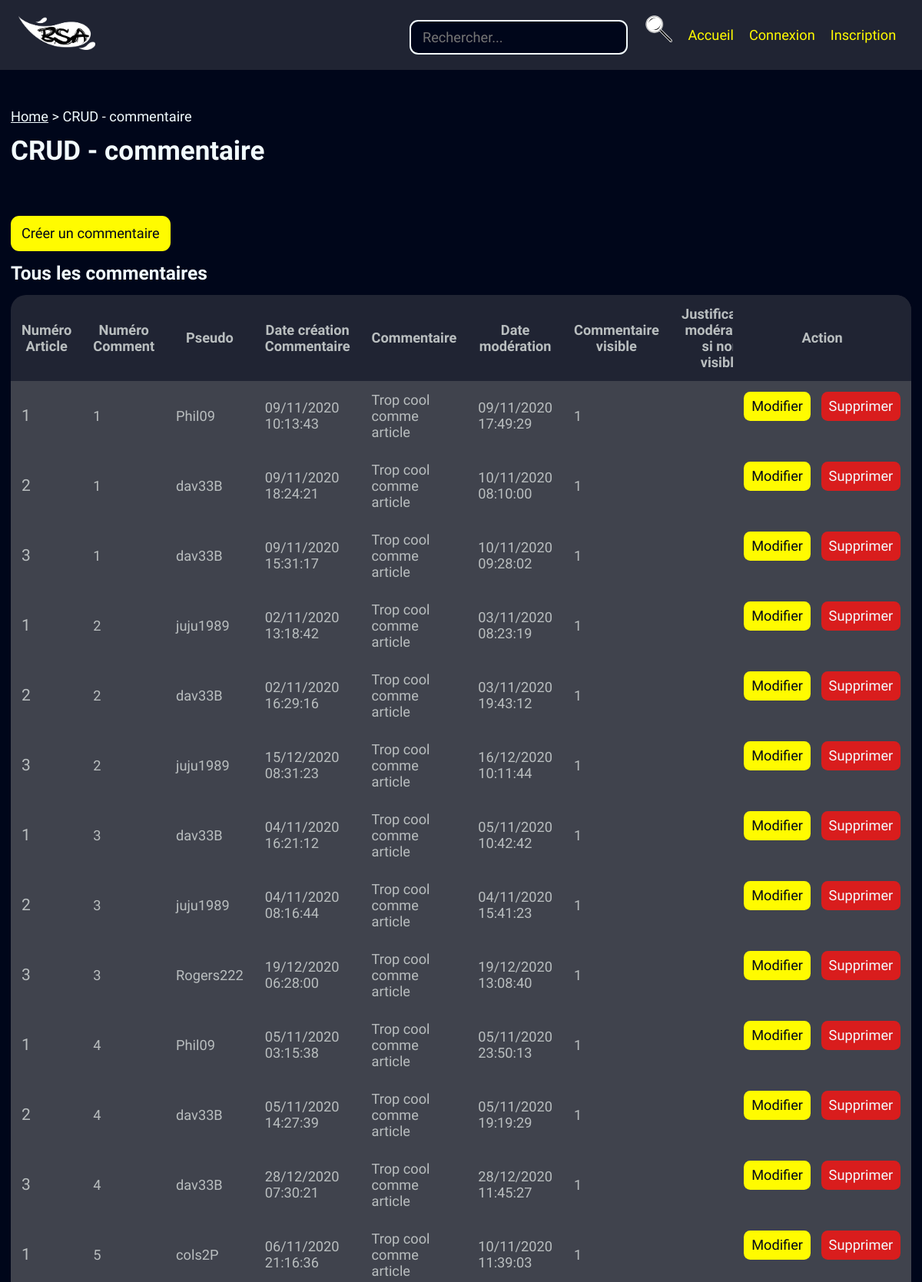
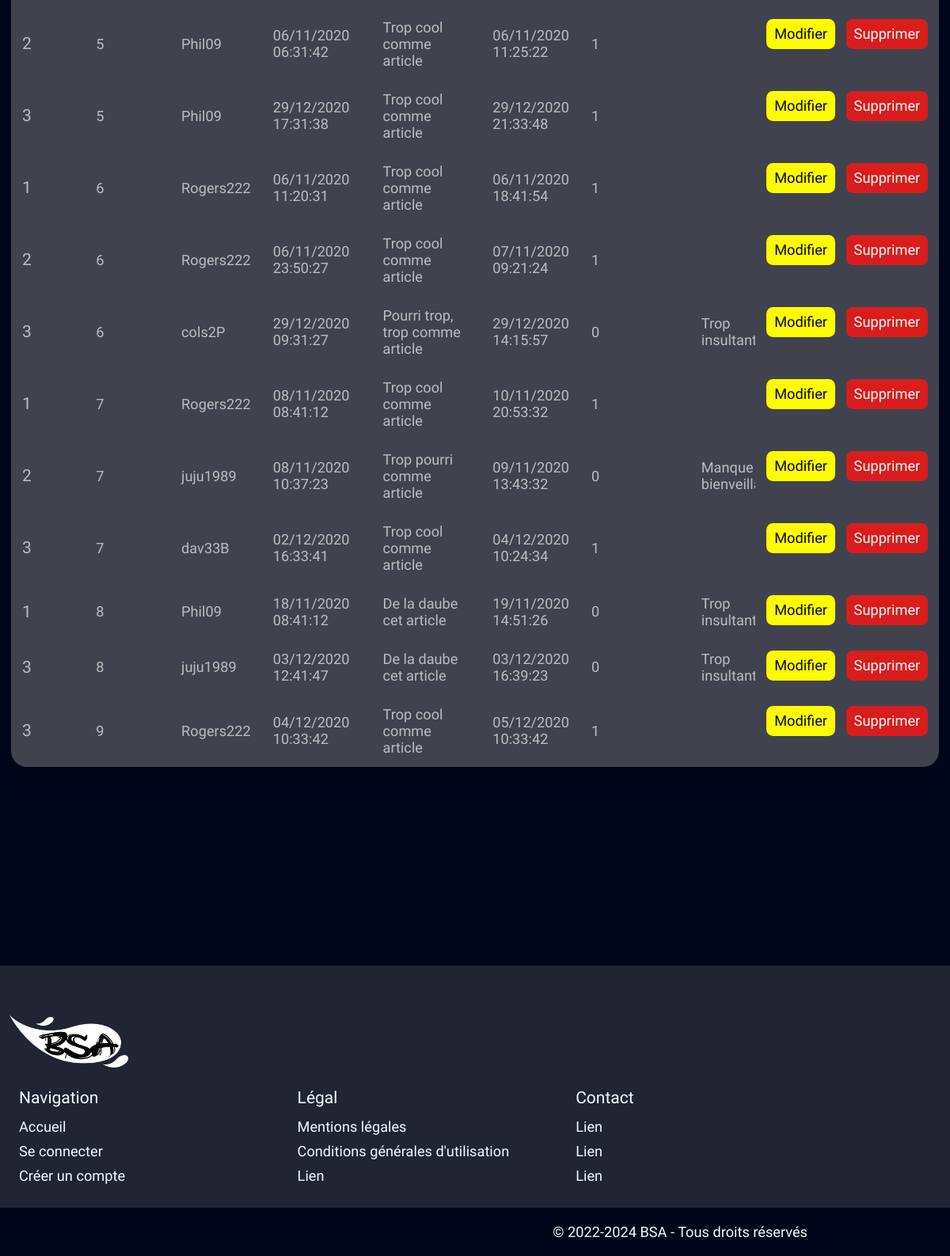
The page /back/comment/comment.php on the database its author committed (2 pictures, top to bottom).
### tables this page shows
create table comment
(
   numSeqCom int(10) not null,     
   numArt int(8) not null,         
   dtCreCom timestamp DEFAULT CURRENT_TIMESTAMP,  
   libCom text(600) not null,      
   attModOK bool default false,    
   dtModCom timestamp,    
   notifComKOAff text(300) default null,  
   delLogiq bool default false,    
   numMemb int(10) not null,       
   primary key (numSeqCom, numArt)
);

create table membre
(
   numMemb int(10) not null auto_increment,  
   prenomMemb varchar(70) not null,
   nomMemb varchar(70) not null,
   pseudoMemb varchar(70) not null,
   passMemb varchar(70) not null,
   eMailMemb varchar(100) not null,
   dtCreaMemb timestamp DEFAULT CURRENT_TIMESTAMP ON UPDATE CURRENT_TIMESTAMP,
   accordMemb bool DEFAULT TRUE,
   idStat int(5) not null,                   
   primary key (numMemb)
);

### CLASS_CRUD/comment.class.php (called while the page is built, shortened)
<?php
require_once __DIR__ . './likecom.class.php';
class comment{
	function get_AllComments() {
		global $db;
		$query = 'SELECT *, "" as passMemb FROM comment INNER JOIN membre ON comment.numMemb=membre.numMemb;';
		$result = $db->query($query);
		$allComments = $result->fetchAll();
		return($allComments);
	}
}

### util/dateChangeFormat.php (called while the page is built, shortened)
<?php
function dateChangeFormat($dateIn, $from, $to) {
    if ($dateIn != '') {
        $dateOut = DateTime::createFromFormat($from, $dateIn);
        return $dateOut->format($to);
    } else {
        return "";
    }
}

### back/comment/comment.php (the view, shortened to what this page needs)
<?php
require_once __DIR__ . '/../../util/index.php';
require_once __DIR__ . '/../../class_crud/comment.class.php';
$monComment = new comment();
require_once __DIR__ . '/../../layouts/back/head.php';
?>
	<a class="btn btn-lg" href="./createComment.php" title="Créer un commentaire">Créer un commentaire</a>
	<h3>Tous les commentaires</h3>
	<table>
        <thead>
            <tr>
                <th>Numéro<br>Article</th>
                <th>Numéro<br>Comment</th>
                <th>Pseudo</th>
                <th>Date création<br>Commentaire</th>
                <th>Commentaire</th>
                <th>Date modération</th>
                <th>Commentaire<br>visible</th>
                <th>Justification modération<br>si non visible</th>
                <th>Delete<br>logique</th>
                <th class="sticky-right">Action</th>
            </tr>
        </thead>
        <tbody>
            <?php
                $from = 'Y-m-d H:i:s';
                $to = 'd/m/Y H:i:s';
                $all = $monComment->get_AllComments();
                foreach($all as $row) {
            ?>
            <tr>
                <td><h4> <?= $row['numArt']; ?> </h4></td>
                <td> <?= $row['numSeqCom']; ?> </td>
                <td> <?= $row['pseudoMemb']; ?> </td>
                <td> <?= dateChangeFormat($row['dtCreCom'],$from,$to); ?> </td>
                <td> <?= $row['libCom']; ?> </td>
                <td> <?= dateChangeFormat($row['dtModCom'],$from,$to); ?> </td>
                <td> <?= $row['attModOK']; ?> </td>
                <td> <?= $row['notifComKOAff']; ?> </td>
                <td> <?= $row['delLogiq']; ?> </td>
                <td class="actions sticky-right">
                    <a class="btn btn-md" href="./updateComment.php?idCom=<?=$row['numSeqCom'];?>&idArt=<?=$row['numArt']?>" title="Modifier l'article">Modifier</a>
                    <a class="btn btn-md btn-danger" href="./deleteComment.php?idCom=<?=$row['numSeqCom'];?>&idArt=<?=$row['numArt']?>" title="Supprimer l'article">Supprimer</a>
                </td>
            </tr>
            <?php }	?>
        </tbody>
    </table>
<?php require_once __DIR__ . '/../../layouts/back/foot.php'; ?>

### assets/css/var.css (style rules this page uses)
:root { font-size: 14px; --bg1: #00061A ; --bg2: #202433 ; --bg3: #40434D ; --p1: #F2FCFF ; --p2: #D5DDDF ; --p3:#B9BEBF ; --i:#FFFB00 ; --g1:#2F23D6 ; --g2:#4AC5E8 ; --g3:#D91D1D ; --g4:#EE7C0B ; --g5:#05C323 ; --g6:#EC03E5 ; --gFocus: #9da3f5; --h1: 400 6rem 'a Attack Graffiti', sans-serif; --h2: 700 2.5rem "Lexend Deca", sans-serif; --h3: 600 1.75rem "Lexend Deca", sans-serif; --h4: 500 1.5rem "Lexend Deca", sans-serif; --p: 300 1.3rem "Lexend Deca", sans-serif; --label: 200 1.125rem "Lexend Deca", sans-serif; --rounded-md: 0.6rem; --rounded-lg: 0.8rem; }

### assets/css/master.css (style rules this page uses)
body { background-color: var(--bg1); color: var(--p1); position: relative; width: 100%; }
* { box-sizing: border-box; margin: 0; padding: 0; background: var(--background); color: var(--color); outline: 0px solid transparent; }
.btn { --color: var(--bg1); --background: var(--i); text-decoration: none; font: var(--p); display: inline-block; text-align: center; cursor: pointer; border: none; transition: transform .2s, outline .2s; }
.btn.btn-lg { padding: 0.9rem 1rem; border-radius: var(--rounded-lg); }
.btn.btn-md { padding: 0.6rem 0.7rem; border-radius: var(--rounded-md); }
.btn.btn-danger { --background: var(--g3); --color: var(--p1); }
h1, h2, h3, h4 { margin-top: 1rem; margin-bottom: 1rem; }
h3, .font-h3 { font: var(--h3); }
h4, .font-h4 { font: var(--h4); }

### assets/css/admin.css (style rules this page uses)
table { display: block; position: relative; border-radius: 20px; padding: 0; overflow: hidden; border: none; font: var(--p); overflow-x: auto; overflow-y: auto; max-height: 80vh; max-width: 100%; }
table, th, td { border: hidden; border-collapse:collapse; }
table thead { position: sticky; top:0; border: none; padding: 1rem; color: var(--p3); background: var(--bg2); z-index: 10; }
table th { color: var(--p3); background: var(--bg2); }
table td { color: var(--p3); background: var(--bg3); }
table th, table td { height: auto; padding: 1rem 1rem; }
table .actions { display: flex; flex-flow: row nowrap; gap: 1rem; }
table .sticky-right { position: sticky; right: 0; }
table h4 { margin: 0; }
table tbody { border: none; padding: 1rem; color: var(--p1); background: var(--bg3); }

### rows shown on the page
comment: numArt "1", numSeqCom "1", numMemb.pseudoMemb "Phil09", dtCreCom "09/11/2020 10:13:43", libCom "Trop cool comme article", dtModCom "09/11/2020 17:49:29", attModOK "1"
comment: numArt "2", numSeqCom "1", numMemb.pseudoMemb "dav33B", dtCreCom "09/11/2020 18:24:21", libCom "Trop cool comme article", dtModCom "10/11/2020 08:10:00", attModOK "1"
comment: numArt "3", numSeqCom "1", numMemb.pseudoMemb "dav33B", dtCreCom "09/11/2020 15:31:17", libCom "Trop cool comme article", dtModCom "10/11/2020 09:28:02", attModOK "1"
comment: numArt "1", numSeqCom "2", numMemb.pseudoMemb "juju1989", dtCreCom "02/11/2020 13:18:42", libCom "Trop cool comme article", dtModCom "03/11/2020 08:23:19", attModOK "1"
comment: numArt "2", numSeqCom "2", numMemb.pseudoMemb "dav33B", dtCreCom "02/11/2020 16:29:16", libCom "Trop cool comme article", dtModCom "03/11/2020 19:43:12", attModOK "1"
comment: numArt "3", numSeqCom "2", numMemb.pseudoMemb "juju1989", dtCreCom "15/12/2020 08:31:23", libCom "Trop cool comme article", dtModCom "16/12/2020 10:11:44", attModOK "1"
comment: numArt "1", numSeqCom "3", numMemb.pseudoMemb "dav33B", dtCreCom "04/11/2020 16:21:12", libCom "Trop cool comme article", dtModCom "05/11/2020 10:42:42", attModOK "1"
comment: numArt "2", numSeqCom "3", numMemb.pseudoMemb "juju1989", dtCreCom "04/11/2020 08:16:44", libCom "Trop cool comme article", dtModCom "04/11/2020 15:41:23", attModOK "1"
comment: numArt "3", numSeqCom "3", numMemb.pseudoMemb "Rogers222", dtCreCom "19/12/2020 06:28:00", libCom "Trop cool comme article", dtModCom "19/12/2020 13:08:40", attModOK "1"
comment: numArt "1", numSeqCom "4", numMemb.pseudoMemb "Phil09", dtCreCom "05/11/2020 03:15:38", libCom "Trop cool comme article", dtModCom "05/11/2020 23:50:13", attModOK "1"
comment: numArt "2", numSeqCom "4", numMemb.pseudoMemb "dav33B", dtCreCom "05/11/2020 14:27:39", libCom "Trop cool comme article", dtModCom "05/11/2020 19:19:29", attModOK "1"
comment: numArt "3", numSeqCom "4", numMemb.pseudoMemb "dav33B", dtCreCom "28/12/2020 07:30:21", libCom "Trop cool comme article", dtModCom "28/12/2020 11:45:27", attModOK "1"
comment: numArt "1", numSeqCom "5", numMemb.pseudoMemb "cols2P", dtCreCom "06/11/2020 21:16:36", libCom "Trop cool comme article", dtModCom "10/11/2020 11:39:03", attModOK "1"
comment: numArt "2", numSeqCom "5", numMemb.pseudoMemb "Phil09", dtCreCom "06/11/2020 06:31:42", libCom "Trop cool comme article", dtModCom "06/11/2020 11:25:22", attModOK "1"
comment: numArt "3", numSeqCom "5", numMemb.pseudoMemb "Phil09", dtCreCom "29/12/2020 17:31:38", libCom "Trop cool comme article", dtModCom "29/12/2020 21:33:48", attModOK "1"
comment: numArt "1", numSeqCom "6", numMemb.pseudoMemb "Rogers222", dtCreCom "06/11/2020 11:20:31", libCom "Trop cool comme article", dtModCom "06/11/2020 18:41:54", attModOK "1"
comment: numArt "2", numSeqCom "6", numMemb.pseudoMemb "Rogers222", dtCreCom "06/11/2020 23:50:27", libCom "Trop cool comme article", dtModCom "07/11/2020 09:21:24", attModOK "1"
comment: numArt "3", numSeqCom "6", numMemb.pseudoMemb "cols2P", dtCreCom "29/12/2020 09:31:27", libCom "Pourri trop, trop comme article", dtModCom "29/12/2020 14:15:57", attModOK "0", notifComKOAff "Trop insultant"
comment: numArt "1", numSeqCom "7", numMemb.pseudoMemb "Rogers222", dtCreCom "08/11/2020 08:41:12", libCom "Trop cool comme article", dtModCom "10/11/2020 20:53:32", attModOK "1"
comment: numArt "2", numSeqCom "7", numMemb.pseudoMemb "juju1989", dtCreCom "08/11/2020 10:37:23", libCom "Trop pourri comme article", dtModCom "09/11/2020 13:43:32", attModOK "0", notifComKOAff "Manque de bienveillance"
comment: numArt "3", numSeqCom "7", numMemb.pseudoMemb "dav33B", dtCreCom "02/12/2020 16:33:41", libCom "Trop cool comme article", dtModCom "04/12/2020 10:24:34", attModOK "1"
comment: numArt "1", numSeqCom "8", numMemb.pseudoMemb "Phil09", dtCreCom "18/11/2020 08:41:12", libCom "De la daube cet article", dtModCom "19/11/2020 14:51:26", attModOK "0", notifComKOAff "Trop insultant"
comment: numArt "3", numSeqCom "8", numMemb.pseudoMemb "juju1989", dtCreCom "03/12/2020 12:41:47", libCom "De la daube cet article", dtModCom "03/12/2020 16:39:23", attModOK "0", notifComKOAff "Trop insultant"
comment: numArt "3", numSeqCom "9", numMemb.pseudoMemb "Rogers222", dtCreCom "04/12/2020 10:33:42", libCom "Trop cool comme article", dtModCom "05/12/2020 10:33:42", attModOK "1"

### other values the page prints
$navItemLabel "Home"
$navItemLabel "CRUD - commentaire"
$pageTitle "CRUD - commentaire"
